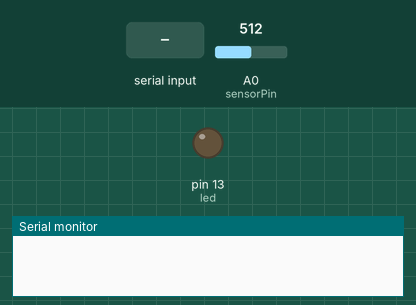
This sketch was run on a simulated Arduino Uno, built with avr-gcc and run on an emulated ATmega328P. On the bench: output pins drawn as LEDs (lit = HIGH), the last lines printed to the serial monitor. The test bench sets the inputs (shaded band); at power-on: A0 (sensorPin) = 512.

Above: at 1.2 s.
1.3 s: "M" received over Serial
At 1.42 s:
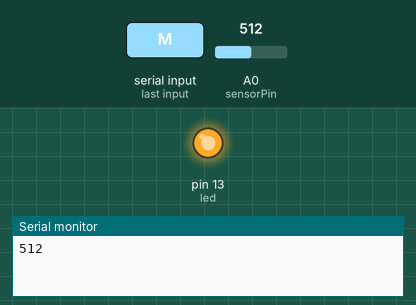
Timing chart, 0 to 4.3 s (numbered marks = the images above; inputs shaded):
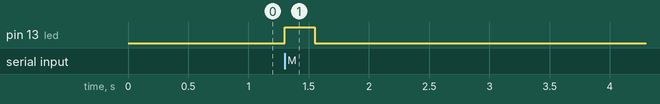

Measured:
- after the input at 1.3 s, pin 13 (led): LOW → HIGH at once, → LOW 0.25 s later

The sketch:

mesuresVersSerial.ino
```cpp
const int sensorPin = A0;    // select the input pin for the potentiometer
const int led = 13;
int sensorValue = 0;  // variable to store the value coming from the sensor
char recu;

void setup() {
  Serial.begin(9600);
  pinMode(led,OUTPUT);
  digitalWrite(led,LOW);
}

void loop() {
  // read the value from the sensor:
  sensorValue = analogRead(sensorPin);
  if(Serial.available()>0)
  {
    recu = Serial.read();
    if(recu=='M')
    {
      digitalWrite(led,HIGH);
      Serial.println(sensorValue);
      delay(250);
    }
    digitalWrite(led,LOW);
  }
}
```
